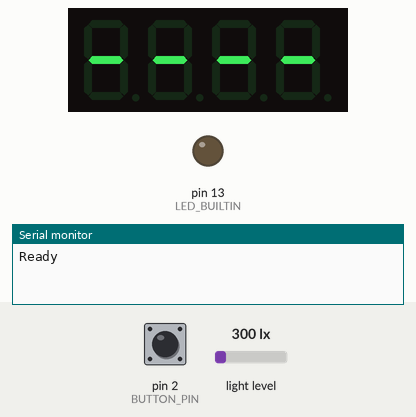
The sketch below on a simulated Arduino Uno, built for the host (arithmetic inside an expression is 32-bit, double 64-bit). Parts: 4-digit seven-segment display, output pins drawn as LEDs (lit = HIGH), the last lines printed to the serial monitor. The inputs (shaded band) are chosen by the test bench; at power-on: pin 2 (BUTTON_PIN) HIGH, light level 300 lx.

Above: at 1.2 s.
1.3 s: pin 2 (BUTTON_PIN) pulled LOW for 0.15 s
At 2.3 s:
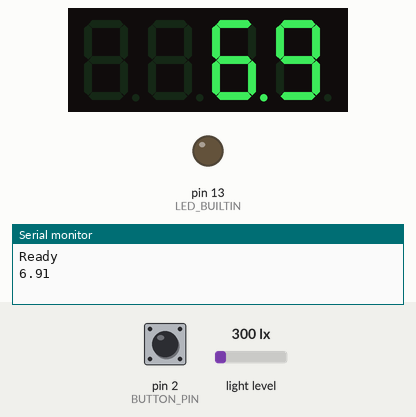
2.9 s: pin 2 (BUTTON_PIN) pulled LOW for 1 s
At 3.7 s:
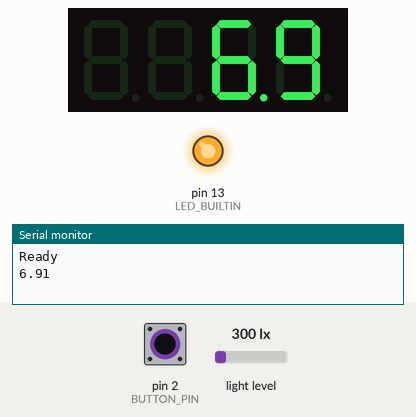
5.4 s: pin 2 (BUTTON_PIN) pulled LOW for 3.2 s
At 9.1 s:
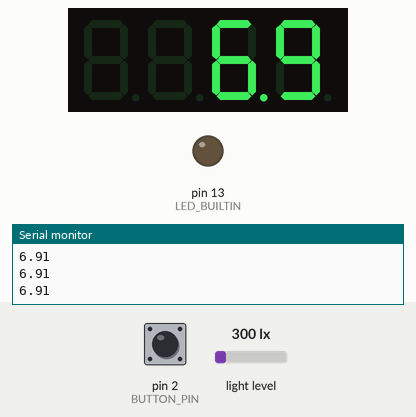
Timing chart, 0 to 10.6 s (numbered marks = the images above; inputs shaded):
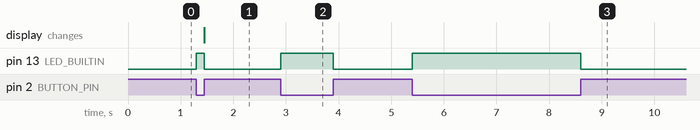

The sketch:

lightmeter.ino
```cpp
#include <Arduino.h>
#include <TM1637Display.h>
#include <hp_BH1750.h>

#define BUTTON_PIN 2
// display pins:
#define CLK 7
#define DIO 6
// sensor (standard Arduino I2C bus) pins:
//  A4 --> SDA
//  A5 --> SCL

bool button_down;
bool button_down_old;

TM1637Display myDisplay(CLK,DIO);
hp_BH1750 mySensor;

void setup() {
  button_down = false;
  button_down_old = false;
  Serial.begin(9600);

  pinMode(BUTTON_PIN,INPUT_PULLUP);
  pinMode(LED_BUILTIN,OUTPUT);

  myDisplay.setBrightness(4); // from 0 to 7
  myDisplay.clear();

  if (!mySensor.begin(BH1750_TO_GROUND)) // ADDR pin not connected (or to GND)
  {
    Serial.println("No sensor!");
    uint8_t data[] = {64, 121, 80, 80}; // -Err       //     A          A = 1
    myDisplay.setSegments(data);                      //    ---         B = 2
    while (true) {};                                  // F |   | B      C = 4
  } else {                                            //   - G -        D = 8
    Serial.println("Ready");                          // E |   | C      E = 16
    uint8_t data[] = {64, 64, 64, 64}; // ----        //    ---         F = 32
    myDisplay.setSegments(data);                      //     D          G = 64
  }
}

void loop() {
  button_down = (!digitalRead(BUTTON_PIN));
  if (button_down != button_down_old)
  {
    if (button_down == true) {
      digitalWrite(LED_BUILTIN,HIGH);
    } else {
      digitalWrite(LED_BUILTIN,LOW);
      mySensor.adjustSettings(90, true);  // force pre-shot
      mySensor.start();                   // starts an actual measurement
      float lux = mySensor.getLux();      // blocking readout (waiting for the measurement to finish)

      float ev;
      if (lux > 0) {
        ev = log(lux/2.5) / log(2);       // illuminance: E[lx] = 2^ev * 2.5
        //ev = log(lux) / log(2) + 3;       // luminance: L[cd/m^2] = 2^(ev - 3)
        int ev_times_10 = round(ev*10);
        myDisplay.showNumberDecEx(ev_times_10, 32, false); // dots bitmask: 128 64 32 16
      } else {
        ev = -999;
        myDisplay.showNumberDecEx(ev, 0, false);
      }
      Serial.println(ev);
    }
    button_down_old = button_down;
  }

}
```

Measured:
- after the input at 1.3 s, pin 13 (LED_BUILTIN): LOW → HIGH at once, → LOW 0.15 s later; the display: changes after 0.15 s (image 1)
- after the input at 2.9 s, pin 13 (LED_BUILTIN): LOW → HIGH at once, → LOW 1.0 s later
- after the input at 5.4 s, pin 13 (LED_BUILTIN): LOW → HIGH at once, → LOW 3.2 s later
